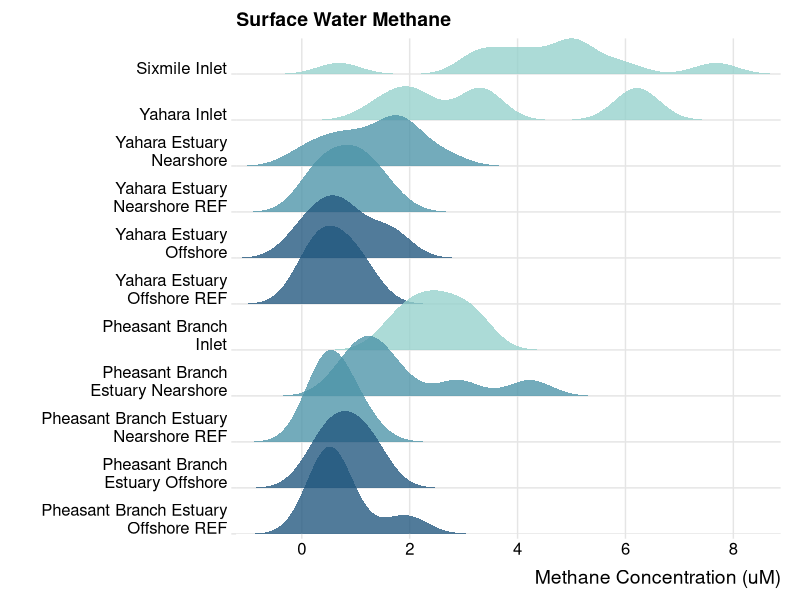

Generate this figure with R:
#Water CH4 Analysis - Mendota Methane Madness
if (!require(tidyverse)) install.packages('tidyverse')
library(tidyverse)
if (!require(ggridges)) install.packages('ggridges')
library(ggridges)

#======================
### Constants, Equations, and Functions ----

# Atmospheric Pressure at Mendota
# Madison, WI = 0.99 atm

#======================
# Henry's Law Constants (KH) (units = M/atm) (units = mol / L / atm)
### Used to calculate dissolved gas concentration in a liquid based on equilibrium with a gaseous headspace

# KH = concentration / partial pressure
KH_ch4 = 0.00142
KH_n2o = 0.024

# Temperature-dependence constants for KH (unitless)
KH_td_ch4 = 1600
KH_td_n2o = 2600

#======================
#_Ideal Gas Law
### Used to calculate concentration of a gas based on its partial pressure
# [gas] = (P/RT)*(10^6 umol/mol)
# units = umol/L

ideal_gas_law = function(pp, temp) {
  conc = (pp / (0.0821 * (273.15 + temp))) * 10^6
  return(conc)
}

#============================
# Read in the data and munge
ghg = read.csv("mendota_ch4_ghg_2021.csv")
profiles = read.csv("mendota_ch4_profiles_2021.csv")

#Subset out the water values and take the mean of replicates
water = ghg %>%
  filter(type == "Water") %>%
  #Remove the sites that we only sampled a couple of times
  filter(!(site == "Y3" | site == "G3" | site == "PB3")) %>%
  select(-analysis_date, -export, -GC_batch_id, -GC_sample_id, 
         -date, -time, -sedDepth, -rep) %>%
  group_by(site, doy, waterDepth) %>%
  #calculate mean ppm from duplicate samples
  summarize(ch4 = mean(CH4_FID, na.rm = TRUE),
            n2o = mean(N2O_ECD, na.rm = TRUE)) %>%
  ungroup()
#Subset out only the surface water values
surface_ghg = water %>%
  filter(waterDepth == "Surface")

#Subset the atmosphere sample and take average by DOY
atmo = ghg %>%
  filter(type == "Atmosphere") %>%
  #remove extraneous columns
  select(-analysis_date, -export, -GC_batch_id, -GC_sample_id, 
         -date, -site, -time, -sedDepth, -waterDepth, -rep) %>%
  group_by(doy) %>%
  summarize(atmo_ch4_GC = mean(CH4_FID, na.rm = TRUE),
            atmo_n2o_GC = mean(N2O_ECD, na.rm = TRUE)) %>%
  ungroup()

#Subset the ysi profiles to surface values only
surface_ysi = profiles %>%
  filter(depth == 0)

water_ghg1 = left_join(surface_ghg, surface_ysi, by = c("site", "doy"))
water_ghg = left_join(water_ghg1, atmo, by = c("doy"))


#============================
## Concentration of dissolved gases in equilibrated water sample (units = uM)

syr_conc = water_ghg %>%
  # calculate partial pressures of gases in headspace (units = atmosphere)
  # convert measured syringe values from ppm to atm
  mutate(pch4_head = ch4 / 10^6 * 0.99,
         pn2o_head = n2o / 10^6 * 0.99) %>%
  # temperature-corrected Henry's Law constants (KH) based on pond surface water temperatures
  mutate(tKH_ch4 = 
           KH_ch4 * exp(KH_td_ch4 * ((1 / (temp + 273.15)) - (1 / 298.15))),
         tKH_n2o = 
           KH_n2o * exp(KH_td_n2o * ((1 / (temp + 273.15)) - (1 / 298.15)))) %>%
  # concentration of gases in equilibrated headspace (units = uM)
  mutate(ch4_head = ideal_gas_law(pch4_head, temp),
         n2o_head = ideal_gas_law(pn2o_head, temp)) %>%
  # concentration of dissolved gases in equilibrated aqueous sample (units = uM)
  mutate(ch4_aq = tKH_ch4 * pch4_head * 10^6,
         n2o_aq = tKH_n2o * pn2o_head * 10^6) %>%
  # total amount of gas in syringe (units = umol) 
  # 0.03 L of water and air in syringe for sampling
  mutate(ch4_tot_umol = (ch4_aq * 0.03) + (ch4_head * 0.03),
         n2o_tot_umol = (n2o_aq * 0.03) + (n2o_head * 0.03))

#==============================
# Atmosphere concentration (units = uM)
#  to correct for gas present in headspace prior to equilibration
atm_conc = water_ghg %>%
  mutate(pch4_atmo = atmo_ch4_GC / 10^6 * 0.99,
         pn2o_atmo = atmo_n2o_GC / 10^6 * 0.99) %>%
  # Ideal Gas Law (units = uM)
  mutate(ch4_atmo = ideal_gas_law(pch4_atmo, 25),
         n2o_atmo = ideal_gas_law(pn2o_atmo, 25))

#==============================
#Calculate the concentration of dissolved gas in the sample

lake_conc = syr_conc %>%
  # add atmosphere concentrations to syringe concentrations
  left_join(atm_conc %>% select(doy, site, ch4_atmo, n2o_atmo), 
            by = c("doy", "site")) %>%
  # original gas concentration dissolved in lake water (units = uM)
  mutate(ch4_lake = (ch4_tot_umol - (ch4_atmo * 0.03)) / 0.03,
         n2o_lake = (n2o_tot_umol - (n2o_atmo * 0.03)) / 0.03)


#=============================================================
#=============================================================
# Let's do some science now

mendota_ghg = lake_conc %>%
  select(!(atmo_ch4_GC:n2o_atmo)) %>%
  #Make the site names something another human being would understand
  mutate(site = replace(site, site=="S0", "Sixmile Inlet"),
         site = replace(site, site=="Y0", "Yahara Inlet"),
         site = replace(site, site=="Y1", "Yahara Estuary\nNearshore"),
         site = replace(site, site=="Y2", "Yahara Estuary\nOffshore"),
         site = replace(site, site=="G1", "Yahara Estuary\nNearshore REF"),
         site = replace(site, site=="G2", "Yahara Estuary\nOffshore REF"),
         site = replace(site, site=="PB0", "Pheasant Branch\nInlet"),
         site = replace(site, site=="PB1", "Pheasant Branch\nEstuary Nearshore"),
         site = replace(site, site=="PB2", "Pheasant Branch\nEstuary Offshore"),
         site = replace(site, site=="CFL1", "Pheasant Branch Estuary\nNearshore REF"),
         site = replace(site, site=="CFL2", "Pheasant Branch Estuary\nOffshore REF"))
#Order the sites in a way that makes sense for comparison
mendota_ghg$site <- factor(mendota_ghg$site, 
                     levels = c("Pheasant Branch Estuary\nOffshore REF",
                                "Pheasant Branch\nEstuary Offshore",
                                "Pheasant Branch Estuary\nNearshore REF",
                                "Pheasant Branch\nEstuary Nearshore",
                                "Pheasant Branch\nInlet",
                                "Yahara Estuary\nOffshore REF",
                                "Yahara Estuary\nOffshore",
                                "Yahara Estuary\nNearshore REF",
                                "Yahara Estuary\nNearshore",
                                "Yahara Inlet",
                                "Sixmile Inlet"))

#Color palette for visualization
offshore = rgb(34,87,126, max = 255, alpha = 200)
nearshore = rgb(77,148,168, max = 255, alpha = 200)
inlet = rgb(149,209,204, max = 255, alpha = 200)

#======================================================
# Surface Methane
windows(height = 9, width = 6.5)
ggplot(mendota_ghg, aes(x = ch4_lake, y = site, fill = site)) + 
  geom_density_ridges2(scale = 2, 
                       linetype = 0, 
                       panel_scaling = TRUE) +
  scale_fill_cyclical(values = c(offshore, offshore, 
                                 nearshore, nearshore, inlet, 
                                 offshore, offshore, 
                                 nearshore, nearshore, inlet, inlet)) +
  theme_ridges() +
  scale_y_discrete(expand = c(0, 0)) +
  scale_x_continuous(expand = c(0, 0)) +
  labs(title = 'Surface Water Methane') +
  xlab(label = 'Methane Concentration (uM)') +
  ylab(label = '')

